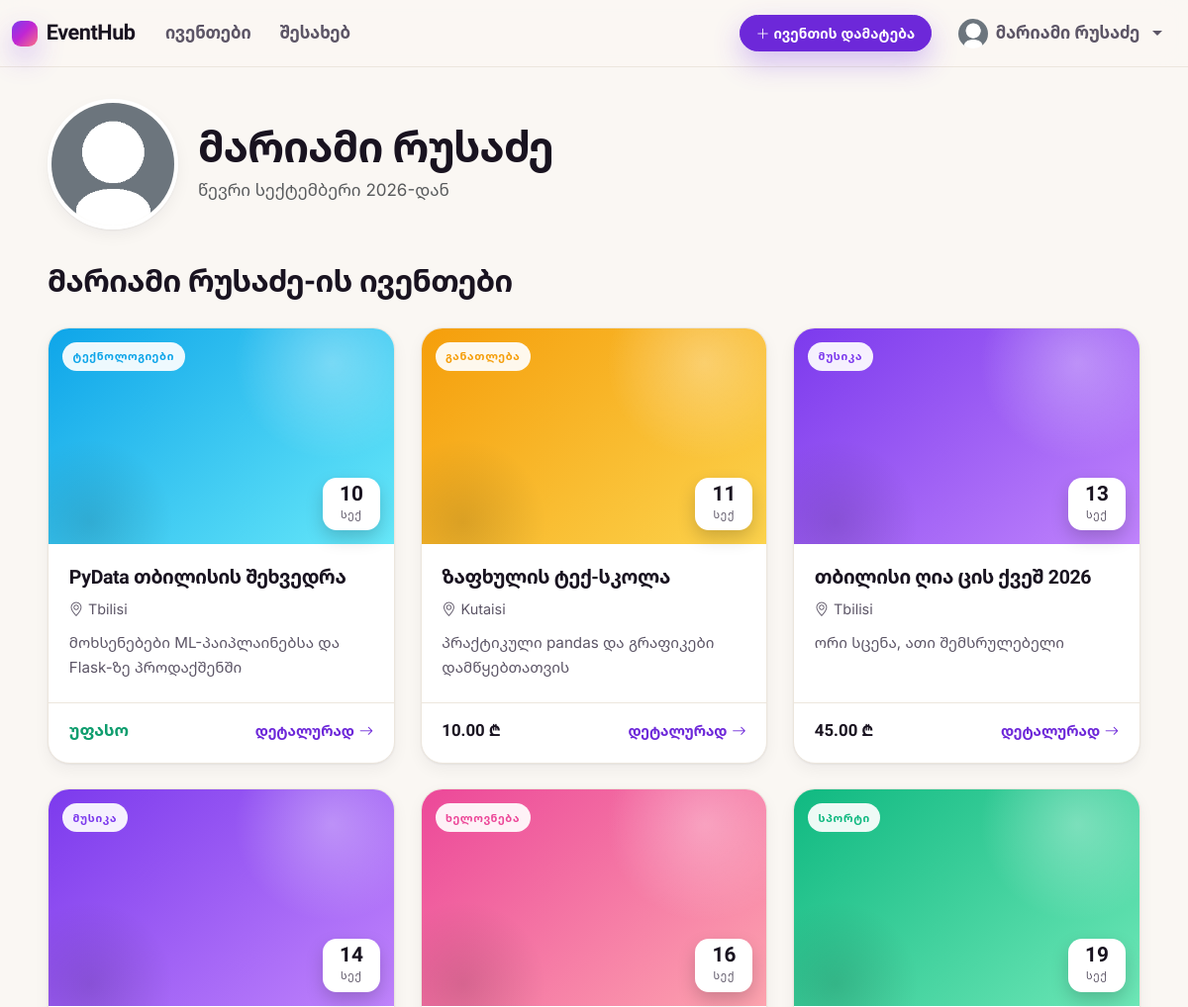
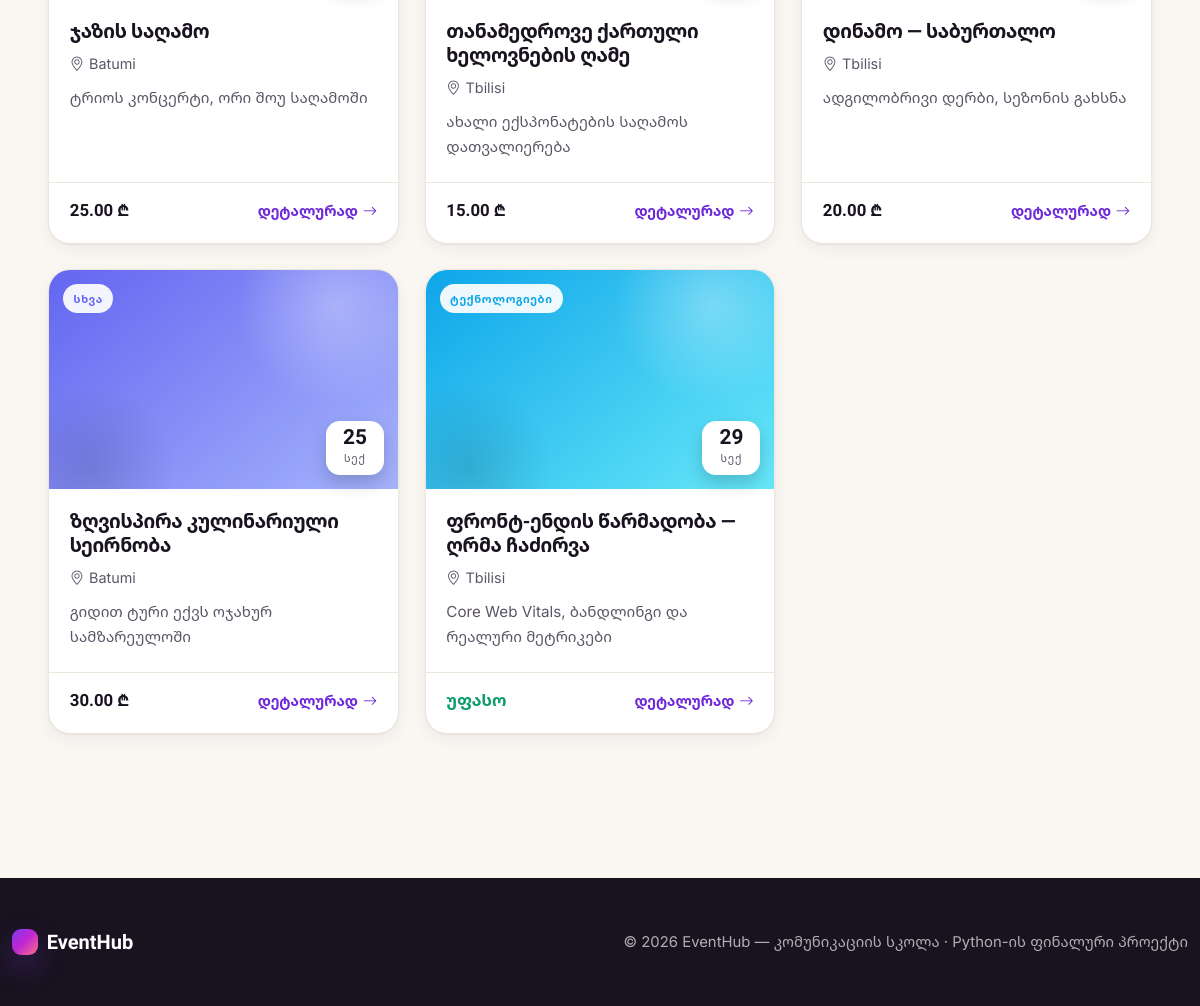
Page /users/1 (signed in) on the committed database (2 pictures, top to bottom).
### app/models.py (models this page shows, shortened)
class User(UserMixin, db.Model):
    __tablename__ = "users"
    id = db.Column(db.Integer, primary_key=True)
    name = db.Column(db.String(100), nullable=False)
    email = db.Column(db.String(150), unique=True, nullable=False, index=True)
    password_hash = db.Column(db.String(255), nullable=False)
    profile_pic = db.Column(db.String(255), nullable=False, default="default.png")
    created_at = db.Column(db.DateTime, default=datetime.utcnow)
    events = db.relationship(
        "Event", backref="author", lazy=True, cascade="all, delete-orphan"
    )

class Event(db.Model):
    __tablename__ = "events"
    id = db.Column(db.Integer, primary_key=True)
    title = db.Column(db.String(150), nullable=False)
    short_description = db.Column(db.String(300), nullable=False)
    full_description = db.Column(db.Text, nullable=False)
    location = db.Column(db.String(150), nullable=False)
    event_date = db.Column(db.DateTime, nullable=False)
    ticket_price = db.Column(db.Float, nullable=False, default=0.0)
    organizer = db.Column(db.String(150), nullable=False)
    category = db.Column(db.String(50), nullable=False, default="Other")
    posted_at = db.Column(db.DateTime, default=datetime.utcnow, index=True)
    user_id = db.Column(db.Integer, db.ForeignKey("users.id"), nullable=False)

### app/routes/events.py (the view)
@events_bp.route("/users/<int:user_id>")
def author_profile(user_id):
    author = db.session.get(User, user_id) or abort(404)
    author_events = (
        Event.query.filter_by(user_id=author.id).order_by(Event.event_date.asc()).all()
    )
    return render_template("events/author.html", author=author, events=author_events)

### app/__init__.py (called while the page is built)
def register_template_filters(app):
    @app.template_filter("kadate")
    def kadate(value, style="full"):
        if value is None:
            return ""
        if style == "full":
            return f"{value.day} {KA_MONTHS[value.month]} {value.year}, {value:%H:%M}"
        if style == "date":
            return f"{value.day} {KA_MONTHS[value.month]} {value.year}"
        if style == "monthyear":
            return f"{KA_MONTHS[value.month]} {value.year}"
        if style == "day":
            return f"{value.day:02d}"
        if style == "mon":
            return KA_MONTHS_SHORT[value.month]
        if style == "time":
            return f"{value:%H:%M}"
        return str(value)

### app/models.py (called while the page is built)
@login_manager.user_loader
def load_user(user_id):
    return db.session.get(User, int(user_id))

### app/templates/events/author.html (shortened to what this page needs)
{% extends "base.html" %}
{% block content %}
<div class="full-bleed">
  <div class="page-wide">
    <div class="person-head">
      <img src="{{ url_for('static', filename='uploads/profile_pics/' + author.profile_pic) }}"
           class="profile-pic-lg" alt="{{ author.name }}">
      <div>
        <h1 class="mb-1">{{ author.name }}</h1>
        <p class="text-muted mb-0">წევრი {{ author.created_at|kadate('monthyear') }}-დან</p>
      </div>
    </div>
    <div class="sec-head">
      <h2 class="sec-title">{{ author.name }}-ის ივენთები</h2>
    </div>
    {% if events %}
    <div class="ev-grid">
      {% for event in events %}
      <article class="ev-card" data-cat="{{ event.category }}">
        <div class="ev-card__media">
          <span class="ev-card__cat">{{ category_labels.get(event.category, event.category) }}</span>
          <span class="ev-card__date">
            <span class="d">{{ event.event_date|kadate('day') }}</span>
            <span class="m">{{ event.event_date|kadate('mon') }}</span>
          </span>
        </div>
        <div class="ev-card__body">
          <h3 class="ev-card__title">
            <a href="{{ url_for('events.detail', event_id=event.id) }}">{{ event.title }}</a>
          </h3>
          <p class="ev-card__meta">
            <span><i class="bi bi-geo-alt"></i> {{ event.location }}</span>
          </p>
          <p class="ev-card__desc">{{ event.short_description }}</p>
        </div>
        <div class="ev-card__foot">
          <span class="ev-card__price {% if event.ticket_price <= 0 %}is-free{% endif %}">
            {% if event.ticket_price > 0 %}{{ "%.2f"|format(event.ticket_price) }} ₾{% else %}უფასო{% endif %}
          </span>
          <a class="ev-card__more" href="{{ url_for('events.detail', event_id=event.id) }}">
            დეტალურად <i class="bi bi-arrow-right"></i>
          </a>
        </div>
      </article>
      {% endfor %}
    </div>
    {% else %}
    <div class="empty-state">
      <i class="bi bi-calendar-x"></i>
      <p class="mt-3 mb-0">ამ მომხმარებელს ჯერ არ დაუმატებია ივენთი.</p>
    </div>
    {% endif %}
  </div>
</div>
{% endblock %}

### app/templates/base.html (shortened to what this page needs)
<!doctype html>
<html lang="ka">
<head>
    <link href="https://cdn.jsdelivr.net/npm/bootstrap@5.3.3/dist/css/bootstrap.min.css" rel="stylesheet">
    <link href="https://cdn.jsdelivr.net/npm/bootstrap-icons@1.11.3/font/bootstrap-icons.css" rel="stylesheet">
    <link href="{{ url_for('static', filename='css/style.css') }}" rel="stylesheet">
</head>
<body>
<nav class="navbar navbar-expand-lg sticky-top site-nav">
  <div class="container">
    <a class="navbar-brand" href="{{ url_for('events.index') }}">
      <span class="brand-dot"></span> EventHub
    </a>
    <div class="collapse navbar-collapse" id="navMain">
      <ul class="navbar-nav me-auto mb-2 mb-lg-0">
        <li class="nav-item"><a class="nav-link" href="{{ url_for('events.index') }}">ივენთები</a></li>
        <li class="nav-item"><a class="nav-link" href="{{ url_for('main.about') }}">შესახებ</a></li>
      </ul>
      <ul class="navbar-nav align-items-lg-center gap-2 gap-lg-1">
        {% if current_user.is_authenticated %}
          <li class="nav-item me-lg-2">
            <a class="btn btn-primary btn-sm" href="{{ url_for('events.add') }}">
              <i class="bi bi-plus-lg"></i> ივენთის დამატება
            </a>
          </li>
          <li class="nav-item dropdown">
            <a class="nav-link dropdown-toggle d-flex align-items-center gap-2" href="#" role="button" data-bs-toggle="dropdown">
              <img src="{{ url_for('static', filename='uploads/profile_pics/' + current_user.profile_pic) }}"
                   class="rounded-circle" width="30" height="30" style="object-fit:cover;" alt="ავატარი">
              {{ current_user.name }}
            </a>
          </li>
        {% else %}
          <li class="nav-item"><a class="nav-link" href="{{ url_for('auth.login') }}">შესვლა</a></li>
          <li class="nav-item"><a class="btn btn-primary btn-sm" href="{{ url_for('auth.register') }}">რეგისტრაცია</a></li>
        {% endif %}
      </ul>
    </div>
  </div>
</nav>
<main class="container site-main">
  {% block content %}{% endblock %}
</main>
<footer class="site-footer full-bleed">
  <div class="container site-footer__inner">
    <span class="navbar-brand"><span class="brand-dot"></span> EventHub</span>
    <p class="mb-0 small">
      &copy; {{ current_year }} EventHub &mdash; კომუნიკაციის სკოლა &middot; Python-ის ფინალური პროექტი
    </p>
  </div>
</footer>
</body>
</html>

### rows in the picture
User: profile_pic (placeholder picture), name "მარიამი რუსაძე", created_at|kadate "სექტემბერი 2026"
Event: get "ᲢᲔᲥᲜᲝᲚᲝᲒᲘᲔᲑᲘ", event_date|kadate "10", event_date|kadate "ᲡᲔᲥ", title "PyData თბილისის შეხვედრა", location "Tbilisi", short_description "მოხსენებები ML-პაიპლაინებსა და Flask-ზე პროდაქშენში", ticket_price "უფასო"
Event: get "ᲒᲐᲜᲐᲗᲚᲔᲑᲐ", event_date|kadate "11", event_date|kadate "ᲡᲔᲥ", title "ზაფხულის ტექ-სკოლა", location "Kutaisi", short_description "პრაქტიკული pandas და გრაფიკები დამწყებთათვის", ticket_price "10.00"
Event: get "ᲛᲣᲡᲘᲙᲐ", event_date|kadate "13", event_date|kadate "ᲡᲔᲥ", title "თბილისი ღია ცის ქვეშ 2026", location "Tbilisi", short_description "ორი სცენა, ათი შემსრულებელი", ticket_price "45.00"
Event: get "ᲛᲣᲡᲘᲙᲐ", event_date|kadate "14", event_date|kadate "ᲡᲔᲥ", title "ჯაზის საღამო", location "Batumi", short_description "ტრიოს კონცერტი, ორი შოუ საღამოში", ticket_price "25.00"
Event: get "ᲮᲔᲚᲝᲕᲜᲔᲑᲐ", event_date|kadate "16", event_date|kadate "ᲡᲔᲥ", title "თანამედროვე ქართული ხელოვნების ღამე", location "Tbilisi", short_description "ახალი ექსპონატების საღამოს დათვალიერება", ticket_price "15.00"
Event: get "ᲡᲞᲝᲠᲢᲘ", event_date|kadate "19", event_date|kadate "ᲡᲔᲥ", title "დინამო — საბურთალო", location "Tbilisi", short_description "ადგილობრივი დერბი, სეზონის გახსნა", ticket_price "20.00"
Event: get "ᲡᲮᲕᲐ", event_date|kadate "25", event_date|kadate "ᲡᲔᲥ", title "ზღვისპირა კულინარიული სეირნობა", location "Batumi", short_description "გიდით ტური ექვს ოჯახურ სამზარეულოში", ticket_price "30.00"
Event: get "ᲢᲔᲥᲜᲝᲚᲝᲒᲘᲔᲑᲘ", event_date|kadate "29", event_date|kadate "ᲡᲔᲥ", title "ფრონტ-ენდის წარმადობა — ღრმა ჩაძირვა", location "Tbilisi", short_description "Core Web Vitals, ბანდლინგი და რეალური მეტრიკები", ticket_price "უფასო"
